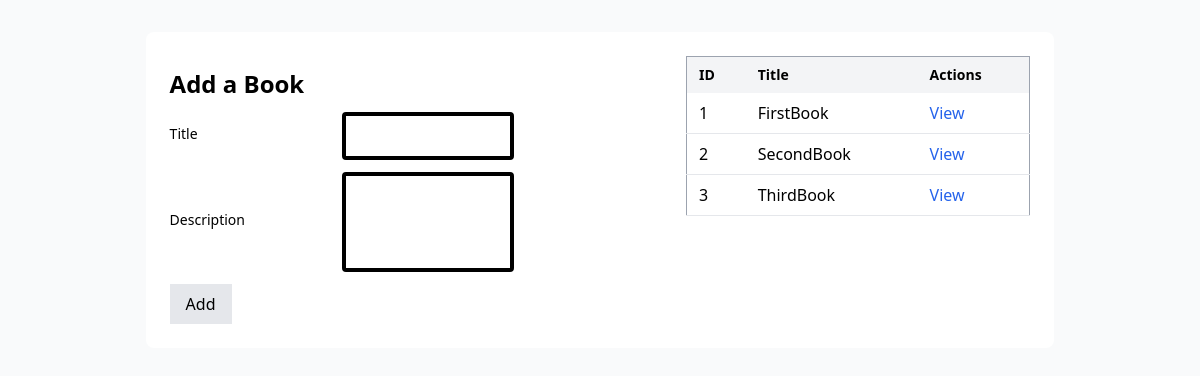
The page / on the database its author committed.
### app/models.py (models this page shows, shortened)
class Books(models.Model):
    title=models.CharField(max_length=255)
    desc=models.TextField()
    created_at=models.DateTimeField(auto_now_add=True)
    updated_at = models.DateTimeField(auto_now=True)

### app/views.py (the view)
# urls.py: path('', views.index),
def index(request):
    context = {
        "books": get_all_books(),
    }
    return render(request, 'index.html', context)

### app/models.py (called while the page is built)
def get_all_books():
    return Books.objects.all

### app/templates/index.html (shortened to what this page needs)
<!DOCTYPE html>
<html lang="en">
<head>
    <script src="https://cdn.tailwindcss.com"></script>
</head>
<body class="bg-gray-50 p-8">
    <div class="w-[80%] mx-auto bg-white rounded-lg  p-6">
        <div class="flex gap-8 justify-between">
            <div class="w-[40%]">
                <form class="space-y-3  " action="/add_book" method="POST">
                            <h1 class="text-2xl font-bold mb-6">Add a Book </h1>
                    <div class="flex gap-4  items-center  justify-between ">
                        <label class=" text-sm font-medium mb-1">Title</label>
                        <input type="text" name="title" class="w-[50%] px-3 py-2   rounded border-black  border-4">
                    </div>
                    <div class="flex gap-4 align-center items-center justify-between   ">
                        <label class=" text-sm font-medium mb-1">Description</label>
                        <input type="text" name="desc" class=" h-[100px] w-[50%] px-3 py-2 border-black rounded border-4">
                    </div>
                    <button type="submit" class="px-4 py-2 bg-gray-200  font-medium">Add</button>
                </form>
            </div>
            <div class=" w-[40%]">
                <table class="w-full border-spacing-2  border border-gray-400">
                    <thead>
                        <tr class="bg-gray-100" >
                            <th class="text-left py-2 px-3 text-sm font-semibold">ID</th>
                            <th class="text-left py-2 px-3 text-sm font-semibold">Title</th>
                            <th class="text-left py-2 px-3 text-sm font-semibold">Actions</th>
                        </tr>
                    </thead>
                    <tbody>
                        {% for book in books %}
                        <tr class="border-b">
                            <td class="py-2 px-3 ">{{book.id}} </td>
                            <td class="py-2 px-3">{{book.title}} </td>
                            <td class="py-2 px-3"><a href="books/{{book.id}}" class="text-blue-600 ">View</a></td>
                        </tr>
                        {% endfor %}
                    </tbody>
                </table>
            </div>
        </div>
    </div>
</body>
</html>

### rows shown on the page
Books: id "1", title "FirstBook"
Books: id "2", title "SecondBook"
Books: id "3", title "ThirdBook"
